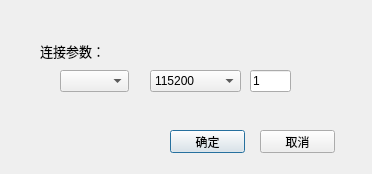
<?xml version="1.0" encoding="UTF-8"?>
<ui version="4.0">
 <class>Form</class>
 <widget class="QDialog" name="Form">
  <property name="geometry">
   <rect>
    <x>0</x>
    <y>0</y>
    <width>372</width>
    <height>174</height>
   </rect>
  </property>
  <property name="windowTitle">
   <string>RS485 Connect</string>
  </property>
  <widget class="QLabel" name="label">
   <property name="geometry">
    <rect>
     <x>40</x>
     <y>40</y>
     <width>201</width>
     <height>21</height>
    </rect>
   </property>
   <property name="font">
    <font>
     <family>Arial</family>
     <pointsize>10</pointsize>
    </font>
   </property>
   <property name="text">
    <string>连接参数：</string>
   </property>
  </widget>
  <widget class="QPushButton" name="btn_ok">
   <property name="geometry">
    <rect>
     <x>170</x>
     <y>130</y>
     <width>75</width>
     <height>23</height>
    </rect>
   </property>
   <property name="text">
    <string>确定</string>
   </property>
  </widget>
  <widget class="QPushButton" name="btn_canel">
   <property name="geometry">
    <rect>
     <x>260</x>
     <y>130</y>
     <width>75</width>
     <height>23</height>
    </rect>
   </property>
   <property name="text">
    <string>取消</string>
   </property>
  </widget>
  <widget class="QComboBox" name="cb_com">
   <property name="geometry">
    <rect>
     <x>60</x>
     <y>70</y>
     <width>69</width>
     <height>22</height>
    </rect>
   </property>
  </widget>
  <widget class="QLineEdit" name="lb_param">
   <property name="geometry">
    <rect>
     <x>250</x>
     <y>70</y>
     <width>41</width>
     <height>22</height>
    </rect>
   </property>
   <property name="text">
    <string>1</string>
   </property>
  </widget>
  <widget class="QComboBox" name="cb_baudrate">
   <property name="geometry">
    <rect>
     <x>150</x>
     <y>70</y>
     <width>91</width>
     <height>22</height>
    </rect>
   </property>
   <property name="currentIndex">
    <number>2</number>
   </property>
   <item>
    <property name="text">
     <string>9600</string>
    </property>
   </item>
   <item>
    <property name="text">
     <string>19200</string>
    </property>
   </item>
   <item>
    <property name="text">
     <string>115200</string>
    </property>
   </item>
   <item>
    <property name="text">
     <string>230400</string>
    </property>
   </item>
   <item>
    <property name="text">
     <string>460800</string>
    </property>
   </item>
  </widget>
 </widget>
 <resources/>
 <connections/>
</ui>
